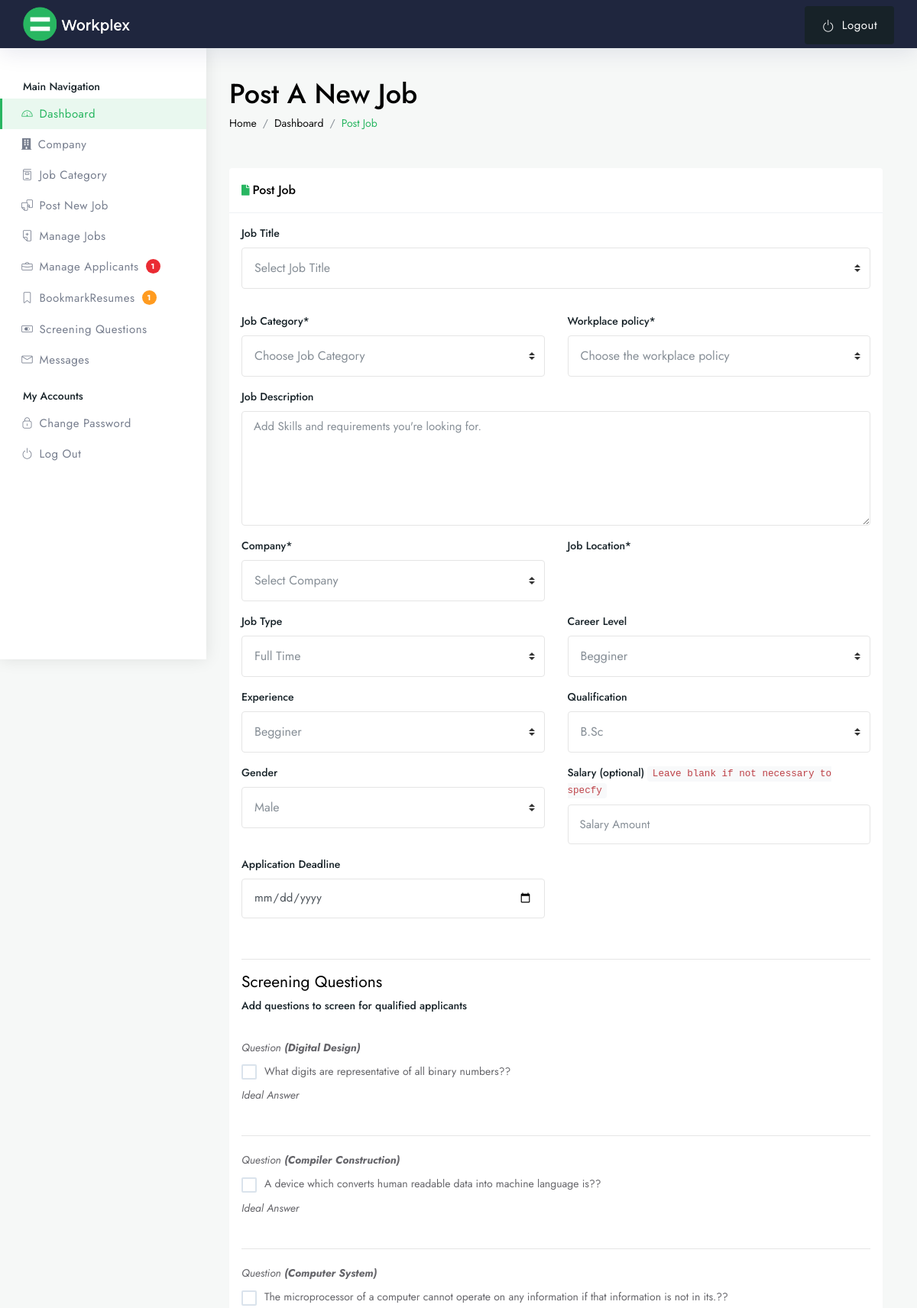
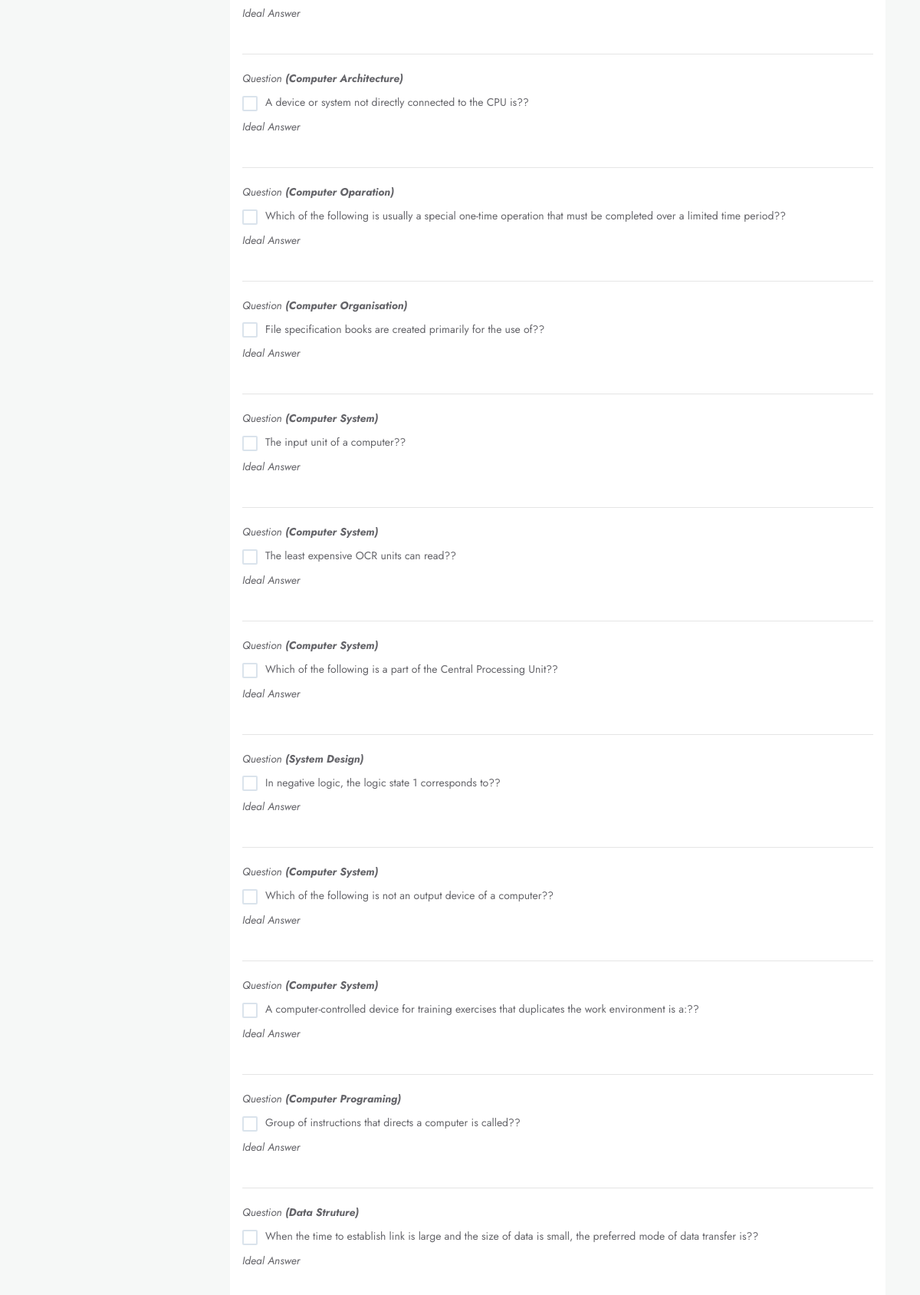
Screenshot of /admin/dashboard-post-job.php (signed in, upper part) with the database file from the repository (2 pictures, top to bottom).
### tables this page shows
CREATE TABLE IF NOT EXISTS `tblscreening` (
  `id` int(11) NOT NULL AUTO_INCREMENT,
  `q_title` varchar(200) NOT NULL,
  `question` text NOT NULL,
  `opt_A` varchar(50) NOT NULL,
  `opt_B` varchar(50) NOT NULL,
  `opt_C` varchar(50) NOT NULL,
  `opt_D` varchar(50) NOT NULL,
  `opt_E` varchar(50) NOT NULL,
  `status` varchar(20) NOT NULL,
  PRIMARY KEY (`id`)
);

### admin/dashboard-post-job.php (the view, shortened to what this page needs)
<!DOCTYPE html>
<html lang="zxx">
<?php require 'include/phpcode.php';
?>
<head>
	<link href="assets/css/styles.css" rel="stylesheet">
</head>
<body>
	<div id="main-wrapper">
		<?php include 'header.php' ?>
		<div class="dashboard-wrap bg-light">
			<?php include 'sidenav.php' ?>
			<div class="dashboard-content">
				<div class="dashboard-tlbar d-block mb-5">
					<div class="row">
						<div class="colxl-12 col-lg-12 col-md-12">
							<h1 class="ft-medium">Post A New Job</h1>
							<nav aria-label="breadcrumb">
								<ol class="breadcrumb">
									<li class="breadcrumb-item text-muted"><a href="#">Home</a></li>
									<li class="breadcrumb-item text-muted"><a href="#">Dashboard</a></li>
									<li class="breadcrumb-item"><a href="#" class="theme-cl">Post Job</a></li>
								</ol>
							</nav>
						</div>
					</div>
				</div>
				<div class="dashboard-widg-bar d-block">
					<div class="row">
						<div class="col-xl-12 col-lg-12 col-md-12">
							<div class="_dashboard_content bg-white rounded mb-4">
								<div class="_dashboard_content_header br-bottom py-3 px-3">
									<div class="_dashboard__header_flex">
										<h4 class="mb-0 ft-medium fs-md"><i class="fa fa-file mr-1 theme-cl fs-sm"></i>Post Job</h4>
									</div>
								</div>
								<div class="_dashboard_content_body py-3 px-3">
									<form class="row" method="post">
										<div class="col-xl-12 col-lg-12 col-md-12">
											<div class="row">
												<div class="col-xl-12 col-lg-12 col-md-12">
													<div class="form-group">
														<label class="text-dark ft-medium">Job Title</label>
														<select class="custom-select rounded" name="job_title_select" id="title_select" onchange="set_job()" required>
															<option hidden>Select Job Title</option>
														</select>
													</div>
												</div>
												<div class="col-xl-12 col-lg-12 col-md-12">
												</div>
												<div class="col-xl-6 col-lg-6 col-md-6">
													<div class="form-group">
														<label class="text-dark ft-medium">Job Category*</label>
														<select class="custom-select rounded" name="job_categoryid" required>
															<option hidden>Choose Job Category</option>
														</select>
													</div>
												</div>
												<div class="col-xl-6 col-lg-6 col-md-6">
													<div class="form-group">
														<label class="text-dark ft-medium">Workplace policy*</label>
														<select class="custom-select rounded" name="workplace_policy" required>
															<option hidden>Choose the workplace policy</option>
														</select>
													</div>
												</div>
												<div class="col-xl-12 col-lg-12 col-md-12">
													<div class="form-group">
														<label class="text-dark ft-medium">Job Description</label>
														<textarea class="form-control rounded" name="job_desc" placeholder="Add Skills and requirements you're looking for." required></textarea>
													</div>
												</div>
												<div class="col-xl-6 col-lg-6 col-md-6">
													<div class="form-group">
														<label class="text-dark ft-medium">Company*</label>
														<select class="custom-select rounded" required name="company" id="companyid" onChange="getcompany(this.value);">
															<option value="">Select Company</option>
														</select>
													</div>
												</div>
												<div class="col-xl-6 col-lg-6 col-md-6">
													<div class="form-group">
														<label class="text-dark ft-medium">Job Location*</label>
													</div>
												</div>
												<div class="col-xl-6 col-lg-6 col-md-6">
													<div class="form-group">
														<label class="text-dark ft-medium">Job Type</label>
														<select class="custom-select rounded" name="job_type" required>
															<option>Full Time</option>
														</select>
													</div>
												</div>
												<div class="col-xl-6 col-lg-6 col-md-6">
													<div class="form-group">
														<label class="text-dark ft-medium" required>Career Level</label>
														<select class="custom-select rounded" name="career_level">
															<option>Begginer</option>
														</select>
													</div>
												</div>
												<div class="col-xl-6 col-lg-6 col-md-6">
													<div class="form-group">
														<label class="text-dark ft-medium">Experience</label>
														<select class="custom-select rounded" name="experience" required>
															<option>Begginer</option>
														</select>
													</div>
												</div>
												<div class="col-xl-6 col-lg-6 col-md-6">
													<div class="form-group">
														<label class="text-dark ft-medium">Qualification</label>
														<select class="custom-select rounded" name="qualification" required>
															<option>B.Sc</option>
														</select>
													</div>
												</div>
												<div class="col-xl-6 col-lg-6 col-md-6">
													<div class="form-group">
														<label class="text-dark ft-medium">Gender</label>
														<select class="custom-select rounded" name="gender" required>
															<option>Male</option>
														</select>
													</div>
												</div>
												<div class="col-xl-6 col-lg-6 col-md-6">
													<div class="form-group">
														<label class="text-dark ft-medium">Salary (optional) <code>Leave blank if not necessary to specfy</code></label>
														<input type="number" class="form-control rounded" name="salary" placeholder="Salary Amount" id="">
													</div>
												</div>
												<div class="col-xl-6 col-lg-6 col-md-6">
													<div class="form-group">
														<label class="text-dark ft-medium">Application Deadline</label>
														<input type="date" class="form-control rounded" placeholder="dd-mm-yyyy" name="deadline" required>
													</div>
												</div>
												<div class="col-xl-12 col-lg-12 col-md-12">
													<div class="form-group"><br>
														<hr>
														<h4>Screening Questions </h4>
														<label class="text-dark ft-medium">Add questions to screen for qualified applicants</label>
														<div class="row">
															<div class="col-xl-12 col-lg-12 col-md-12">
																<ul class="no-ul-list">
																	<br>
																	<?php
																	$query = "SELECT * from tblscreening ORDER BY id DESC" or die(mysqli_error($con));
																	$run = mysqli_query($con, $query);
																	while ($row = mysqli_fetch_array($run)) {
																	?>
																		<li>
																			<label for="<?php echo $row['id'] ?>" class="checkbox-custom-label"><i>Question <strong>(<?php echo $row['q_title'] ?>)</strong></i></label>
																			<label for="<?php echo $row['id'] ?>" class="checkbox-custom-label"><?php echo $row['question'] ?><span>?</span></label>
																			<label for="<?php echo $row['id'] ?>" class="checkbox-custom-label"><i>Ideal Answer</i></label>
																		</li>
																		<hr>
																	<?php } ?>
																</ul>
															</div>
														</div>
													</div>
												</div>
											</div>
									</form>
								</div>
							</div>
						</div>
					</div>
				</div>
			</div>
		</div>
	</div>
</body>
</html>

### rows the page displays
tblscreening: q_title "Digital Design", question "What digits are representative of all binary numbers?"
tblscreening: q_title "Compiler Construction", question "A device which converts human readable data into machine language is?"
tblscreening: q_title "Computer System", question "The microprocessor of a computer cannot operate on any information if that information is not in its.?"
tblscreening: q_title "Computer Architecture", question "A device or system not directly connected to the CPU is?"
tblscreening: q_title "Computer Oparation", question "Which of the following is usually a special one-time operation that must be completed over a limited time period?"
tblscreening: q_title "Computer Organisation", question "File specification books are created primarily for the use of?"
tblscreening: q_title "Computer System", question "The input unit of a computer?"
tblscreening: q_title "Computer System", question "The least expensive OCR units can read?"
tblscreening: q_title "Computer System", question "Which of the following is a part of the Central Processing Unit?"
tblscreening: q_title "System Design", question "In negative logic, the logic state 1 corresponds to?"
tblscreening: q_title "Computer System", question "Which of the following is not an output device of a computer?"
tblscreening: q_title "Computer System", question "A computer-controlled device for training exercises that duplicates the work environment is a:?"
tblscreening: q_title "Computer Programing", question "Group of instructions that directs a computer is called?"
tblscreening: q_title "Data Struture", question "When the time to establish link is large and the size of data is small, the preferred mode of data transfer is?"

### other values shown
$appliedjobs "1"
$bookmark "1"
